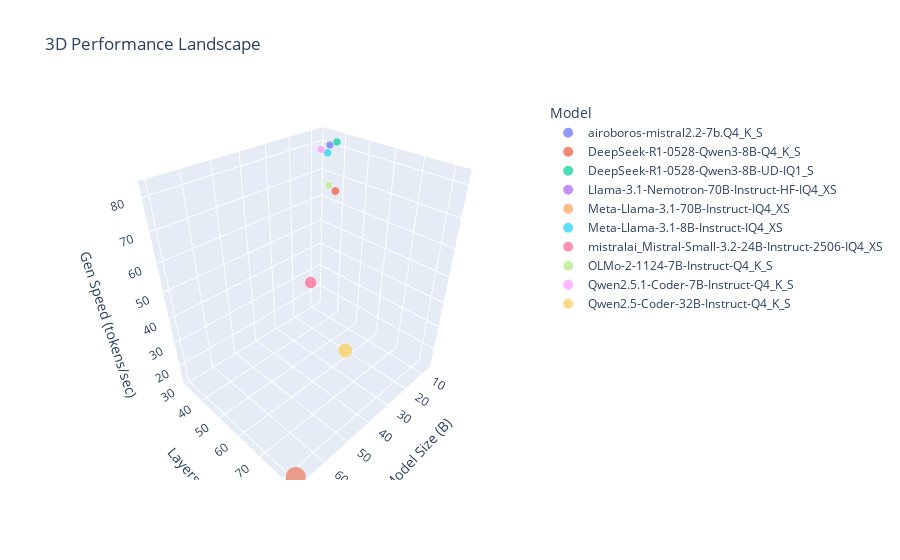

Write notebook code for a chart like this one.
### Code cell
fig = px.scatter_3d(df_merged, 
                    x='size', 
                    y='Layers', 
                    z='GenerationSpeed',
                    color='Model',
                    size='TotalTime',
                    hover_name='Model',
                    title="3D Performance Landscape")
fig.update_layout(scene=dict(xaxis_title='Model Size (B)',
                             yaxis_title='Layers',
                             zaxis_title='Gen Speed (tokens/sec)'))
fig.show()

### Figure 1 — Plotly figure (JSON) as saved in the notebook; plotly's stock layout.template omitted (floating-point values rounded to 4 significant figures)
{"data": [{"hovertemplate": "<b>%{hovertext}</b><br><br>Model=airoboros-mistral2.2-7b.Q4_K_S<br>size=%{x}<br>Layers=%{y}<br>GenerationSpeed=%{z}<br>TotalTime=%{marker.size}<extra></extra>", "hovertext": ["airoboros-mistral2.2-7b.Q4_K_S"], "legendgroup": "airoboros-mistral2.2-7b.Q4_K_S", "marker": {"color": "#636efa", "size": [2.16], "sizemode": "area", "sizeref": 0.03845, "symbol": "circle"}, "mode": "markers", "name": "airoboros-mistral2.2-7b.Q4_K_S", "scene": "scene", "showlegend": true, "type": "scatter3d", "x": [7.0], "y": [35], "z": [80.13]}, {"hovertemplate": "<b>%{hovertext}</b><br><br>Model=DeepSeek-R1-0528-Qwen3-8B-Q4_K_S<br>size=%{x}<br>Layers=%{y}<br>GenerationSpeed=%{z}<br>TotalTime=%{marker.size}<extra></extra>", "hovertext": ["DeepSeek-R1-0528-Qwen3-8B-Q4_K_S"], "legendgroup": "DeepSeek-R1-0528-Qwen3-8B-Q4_K_S", "marker": {"color": "#EF553B", "size": [2.51], "sizemode": "area", "sizeref": 0.03845, "symbol": "circle"}, "mode": "markers", "name": "DeepSeek-R1-0528-Qwen3-8B-Q4_K_S", "scene": "scene", "showlegend": true, "type": "scatter3d", "x": [8.0], "y": [39], "z": [65.4]}, {"hovertemplate": "<b>%{hovertext}</b><br><br>Model=DeepSeek-R1-0528-Qwen3-8B-UD-IQ1_S<br>size=%{x}<br>Layers=%{y}<br>GenerationSpeed=%{z}<br>TotalTime=%{marker.size}<extra></extra>", "hovertext": ["DeepSeek-R1-0528-Qwen3-8B-UD-IQ1_S"], "legendgroup": "DeepSeek-R1-0528-Qwen3-8B-UD-IQ1_S", "marker": {"color": "#00cc96", "size": [2.35], "sizemode": "area", "sizeref": 0.03845, "symbol": "circle"}, "mode": "markers", "name": "DeepSeek-R1-0528-Qwen3-8B-UD-IQ1_S", "scene": "scene", "showlegend": true, "type": "scatter3d", "x": [8.0], "y": [39], "z": [82.24]}, {"hovertemplate": "<b>%{hovertext}</b><br><br>Model=Llama-3.1-Nemotron-70B-Instruct-HF-IQ4_XS<br>size=%{x}<br>Layers=%{y}<br>GenerationSpeed=%{z}<br>TotalTime=%{marker.size}<extra></extra>", "hovertext": ["Llama-3.1-Nemotron-70B-Instruct-HF-IQ4_XS"], "legendgroup": "Llama-3.1-Nemotron-70B-Instruct-HF-IQ4_XS", "marker": {"color": "#ab63fa", "size": [15.32], "sizemode": "area", "sizeref": 0.03845, "symbol": "circle"}, "mode": "markers", "name": "Llama-3.1-Nemotron-70B-Instruct-HF-IQ4_XS", "scene": "scene", "showlegend": true, "type": "scatter3d", "x": [70.0], "y": [83], "z": [13.63]}, {"hovertemplate": "<b>%{hovertext}</b><br><br>Model=Meta-Llama-3.1-70B-Instruct-IQ4_XS<br>size=%{x}<br>Layers=%{y}<br>GenerationSpeed=%{z}<br>TotalTime=%{marker.size}<extra></extra>", "hovertext": ["Meta-Llama-3.1-70B-Instruct-IQ4_XS"], "legendgroup": "Meta-Llama-3.1-70B-Instruct-IQ4_XS", "marker": {"color": "#FFA15A", "size": [15.38], "sizemode": "area", "sizeref": 0.03845, "symbol": "circle"}, "mode": "markers", "name": "Meta-Llama-3.1-70B-Instruct-IQ4_XS", "scene": "scene", "showlegend": true, "type": "scatter3d", "x": [70.0], "y": [83], "z": [13.62]}, {"hovertemplate": "<b>%{hovertext}</b><br><br>Model=Meta-Llama-3.1-8B-Instruct-IQ4_XS<br>size=%{x}<br>Layers=%{y}<br>GenerationSpeed=%{z}<br>TotalTime=%{marker.size}<extra></extra>", "hovertext": ["Meta-Llama-3.1-8B-Instruct-IQ4_XS"], "legendgroup": "Meta-Llama-3.1-8B-Instruct-IQ4_XS", "marker": {"color": "#19d3f3", "size": [2.36], "sizemode": "area", "sizeref": 0.03845, "symbol": "circle"}, "mode": "markers", "name": "Meta-Llama-3.1-8B-Instruct-IQ4_XS", "scene": "scene", "showlegend": true, "type": "scatter3d", "x": [8.0], "y": [35], "z": [77.76]}, {"hovertemplate": "<b>%{hovertext}</b><br><br>Model=mistralai_Mistral-Small-3.2-24B-Instruct-2506-IQ4_XS<br>size=%{x}<br>Layers=%{y}<br>GenerationSpeed=%{z}<br>TotalTime=%{marker.size}<extra></extra>", "hovertext": ["mistralai_Mistral-Small-3.2-24B-Instruct-2506-IQ4_XS"], "legendgroup": "mistralai_Mistral-Small-3.2-24B-Instruct-2506-IQ4_XS", "marker": {"color": "#FF6692", "size": [5.2], "sizemode": "area", "sizeref": 0.03845, "symbol": "circle"}, "mode": "markers", "name": "mistralai_Mistral-Small-3.2-24B-Instruct-2506-IQ4_XS", "scene": "scene", "showlegend": true, "type": "scatter3d", "x": [24.0], "y": [43], "z": [36.95]}, {"hovertemplate": "<b>%{hovertext}</b><br><br>Model=OLMo-2-1124-7B-Instruct-Q4_K_S<br>size=%{x}<br>Layers=%{y}<br>GenerationSpeed=%{z}<br>TotalTime=%{marker.size}<extra></extra>", "hovertext": ["OLMo-2-1124-7B-Instruct-Q4_K_S"], "legendgroup": "OLMo-2-1124-7B-Instruct-Q4_K_S", "marker": {"color": "#B6E880", "size": [1.92], "sizemode": "area", "sizeref": 0.03845, "symbol": "circle"}, "mode": "markers", "name": "OLMo-2-1124-7B-Instruct-Q4_K_S", "scene": "scene", "showlegend": true, "type": "scatter3d", "x": [7.0], "y": [35], "z": [66.09]}, {"hovertemplate": "<b>%{hovertext}</b><br><br>Model=Qwen2.5.1-Coder-7B-Instruct-Q4_K_S<br>size=%{x}<br>Layers=%{y}<br>GenerationSpeed=%{z}<br>TotalTime=%{marker.size}<extra></extra>", "hovertext": ["Qwen2.5.1-Coder-7B-Instruct-Q4_K_S"], "legendgroup": "Qwen2.5.1-Coder-7B-Instruct-Q4_K_S", "marker": {"color": "#FF97FF", "size": [2.11], "sizemode": "area", "sizeref": 0.03845, "symbol": "circle"}, "mode": "markers", "name": "Qwen2.5.1-Coder-7B-Instruct-Q4_K_S", "scene": "scene", "showlegend": true, "type": "scatter3d", "x": [7.0], "y": [31], "z": [77.7]}, {"hovertemplate": "<b>%{hovertext}</b><br><br>Model=Qwen2.5-Coder-32B-Instruct-Q4_K_S<br>size=%{x}<br>Layers=%{y}<br>GenerationSpeed=%{z}<br>TotalTime=%{marker.size}<extra></extra>", "hovertext": ["Qwen2.5-Coder-32B-Instruct-Q4_K_S"], "legendgroup": "Qwen2.5-Coder-32B-Instruct-Q4_K_S", "marker": {"color": "#FECB52", "size": [7.56], "sizemode": "area", "sizeref": 0.03845, "symbol": "circle"}, "mode": "markers", "name": "Qwen2.5-Coder-32B-Instruct-Q4_K_S", "scene": "scene", "showlegend": true, "type": "scatter3d", "x": [32.0], "y": [67], "z": [25.31]}], "layout": {"legend": {"itemsizing": "constant", "title": {"text": "Model"}, "tracegroupgap": 0}, "scene": {"domain": {"x": [0, 1], "y": [0, 1]}, "xaxis": {"title": {"text": "Model Size (B)"}}, "yaxis": {"title": {"text": "Layers"}}, "zaxis": {"title": {"text": "Gen Speed (tokens/sec)"}}}, "title": {"text": "3D Performance Landscape"}}}
